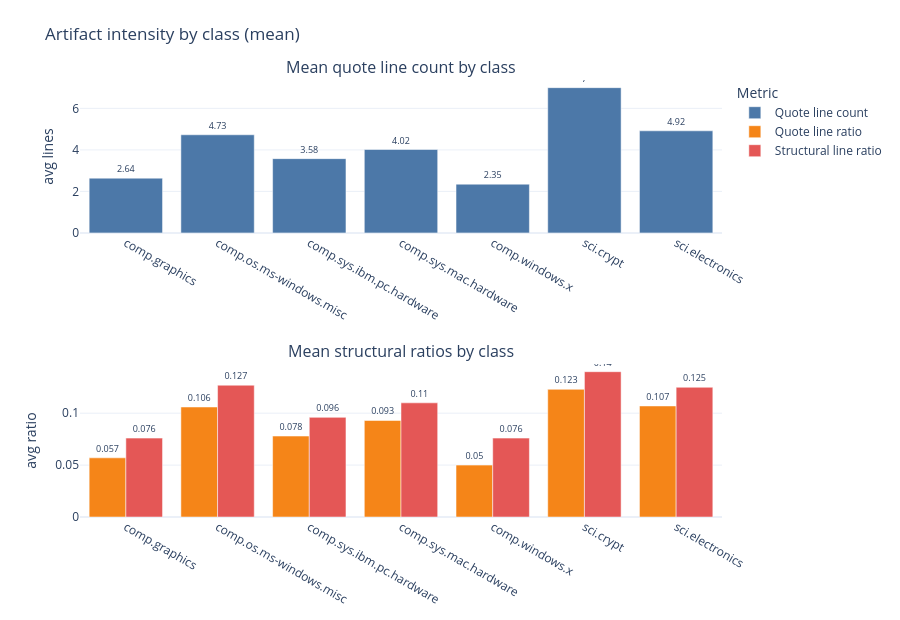

This figure's notebook cell:
### Code cell
# visual
labels = artifact_intensity_selected.index.tolist()

fig = make_subplots(
    rows=2, cols=1,
    subplot_titles=(
        "Mean quote line count by class",
        "Mean structural ratios by class"
    ),
    vertical_spacing=0.30
)

# row 1: quote_line_count (mean)
fig.add_trace(go.Bar(
    name="Quote line count",
    x=labels,
    y=artifact_intensity_selected["quote_line_count"]["mean"].round(2),
    text=artifact_intensity_selected["quote_line_count"]["mean"].round(2),
    textposition="outside",
    textfont=dict(size=9),
    marker_color=px.colors.qualitative.T10[0],
), row=1, col=1)

# row 2: quote_line_ratio and structural_line_ratio (mean)
for i, (col, label) in enumerate([
    ("quote_line_ratio", "Quote line ratio"),
    ("structural_line_ratio", "Structural line ratio"),
]):
    fig.add_trace(go.Bar(
        name=label,
        x=labels,
        y=artifact_intensity_selected[col]["mean"].round(3),
        text=artifact_intensity_selected[col]["mean"].round(3),
        textposition="outside",
        textfont=dict(size=9),
        marker_color=px.colors.qualitative.T10[i + 1],
    ), row=2, col=1)

fig.update_layout(
    title="Artifact intensity by class (mean)",
    height=620,
    template="plotly_white",
    colorway=px.colors.qualitative.T10,
    barmode="group",
    legend_title="Metric",
    margin=dict(t=80, b=40),
)

fig.update_yaxes(title_text="avg lines", row=1, col=1)
fig.update_yaxes(title_text="avg ratio", row=2, col=1)

fig.show()

### Figure 1 — Plotly figure (JSON) as saved in the notebook; plotly's stock layout.template omitted (floating-point values rounded to 4 significant figures)
{"data": [{"marker": {"color": "#4C78A8"}, "name": "Quote line count", "text": [2.64, 4.73, 3.58, 4.02, 2.35, 7.0, 4.92], "textfont": {"size": 9}, "textposition": "outside", "type": "bar", "x": ["comp.graphics", "comp.os.ms-windows.misc", "comp.sys.ibm.pc.hardware", "comp.sys.mac.hardware", "comp.windows.x", "sci.crypt", "sci.electronics"], "xaxis": "x", "y": [2.64, 4.73, 3.58, 4.02, 2.35, 7.0, 4.92], "yaxis": "y"}, {"marker": {"color": "#F58518"}, "name": "Quote line ratio", "text": [0.057, 0.106, 0.078, 0.093, 0.05, 0.123, 0.107], "textfont": {"size": 9}, "textposition": "outside", "type": "bar", "x": ["comp.graphics", "comp.os.ms-windows.misc", "comp.sys.ibm.pc.hardware", "comp.sys.mac.hardware", "comp.windows.x", "sci.crypt", "sci.electronics"], "xaxis": "x2", "y": [0.057, 0.106, 0.078, 0.093, 0.05, 0.123, 0.107], "yaxis": "y2"}, {"marker": {"color": "#E45756"}, "name": "Structural line ratio", "text": [0.076, 0.127, 0.096, 0.11, 0.076, 0.14, 0.125], "textfont": {"size": 9}, "textposition": "outside", "type": "bar", "x": ["comp.graphics", "comp.os.ms-windows.misc", "comp.sys.ibm.pc.hardware", "comp.sys.mac.hardware", "comp.windows.x", "sci.crypt", "sci.electronics"], "xaxis": "x2", "y": [0.076, 0.127, 0.096, 0.11, 0.076, 0.14, 0.125], "yaxis": "y2"}], "layout": {"annotations": [{"font": {"size": 16}, "showarrow": false, "text": "Mean quote line count by class", "x": 0.5, "xanchor": "center", "xref": "paper", "y": 1.0, "yanchor": "bottom", "yref": "paper"}, {"font": {"size": 16}, "showarrow": false, "text": "Mean structural ratios by class", "x": 0.5, "xanchor": "center", "xref": "paper", "y": 0.35, "yanchor": "bottom", "yref": "paper"}], "barmode": "group", "colorway": ["#4C78A8", "#F58518", "#E45756", "#72B7B2", "#54A24B", "#EECA3B", "#B279A2", "#FF9DA6", "#9D755D", "#BAB0AC"], "height": 620, "legend": {"title": {"text": "Metric"}}, "margin": {"b": 40, "t": 80}, "title": {"text": "Artifact intensity by class (mean)"}, "xaxis": {"anchor": "y", "domain": [0, 1]}, "xaxis2": {"anchor": "y2", "domain": [0, 1]}, "yaxis": {"anchor": "x", "domain": [0.65, 1.0], "title": {"text": "avg lines"}}, "yaxis2": {"anchor": "x2", "domain": [0, 0.35], "title": {"text": "avg ratio"}}}}
